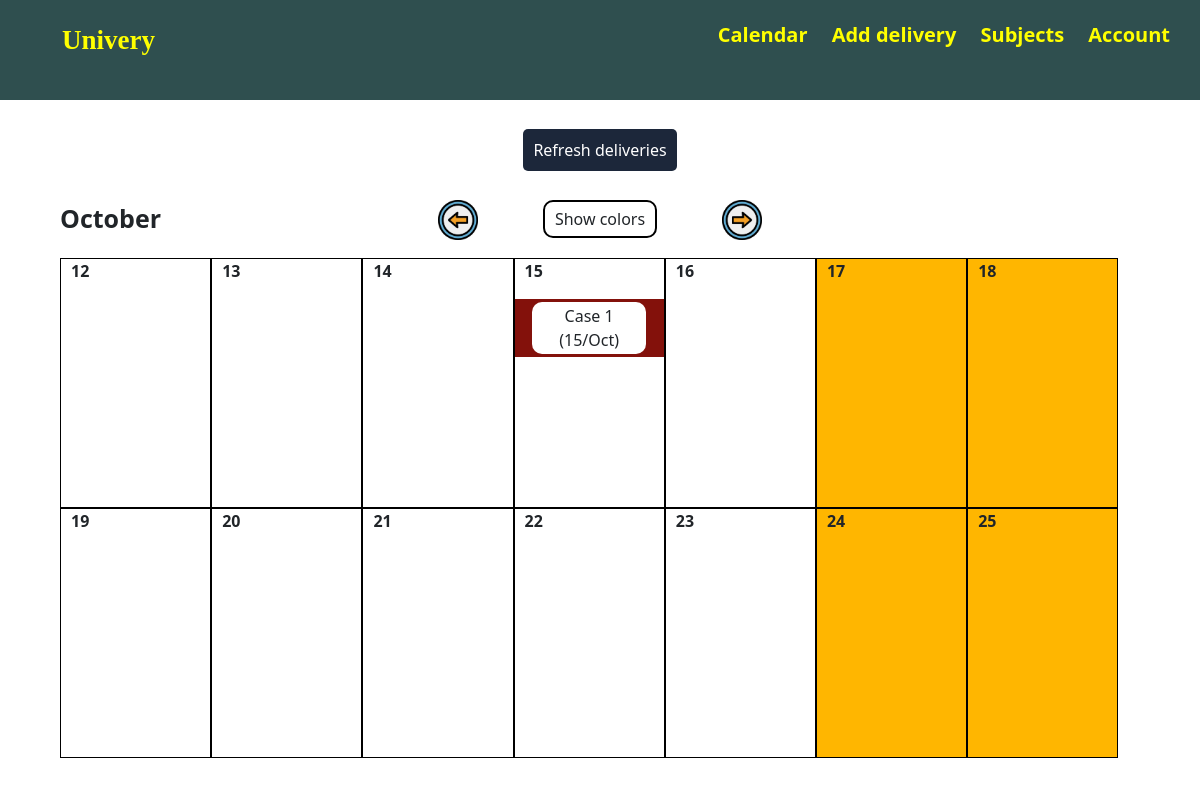
/calendar/1 (signed in), run on an earlier commit of the app's database.
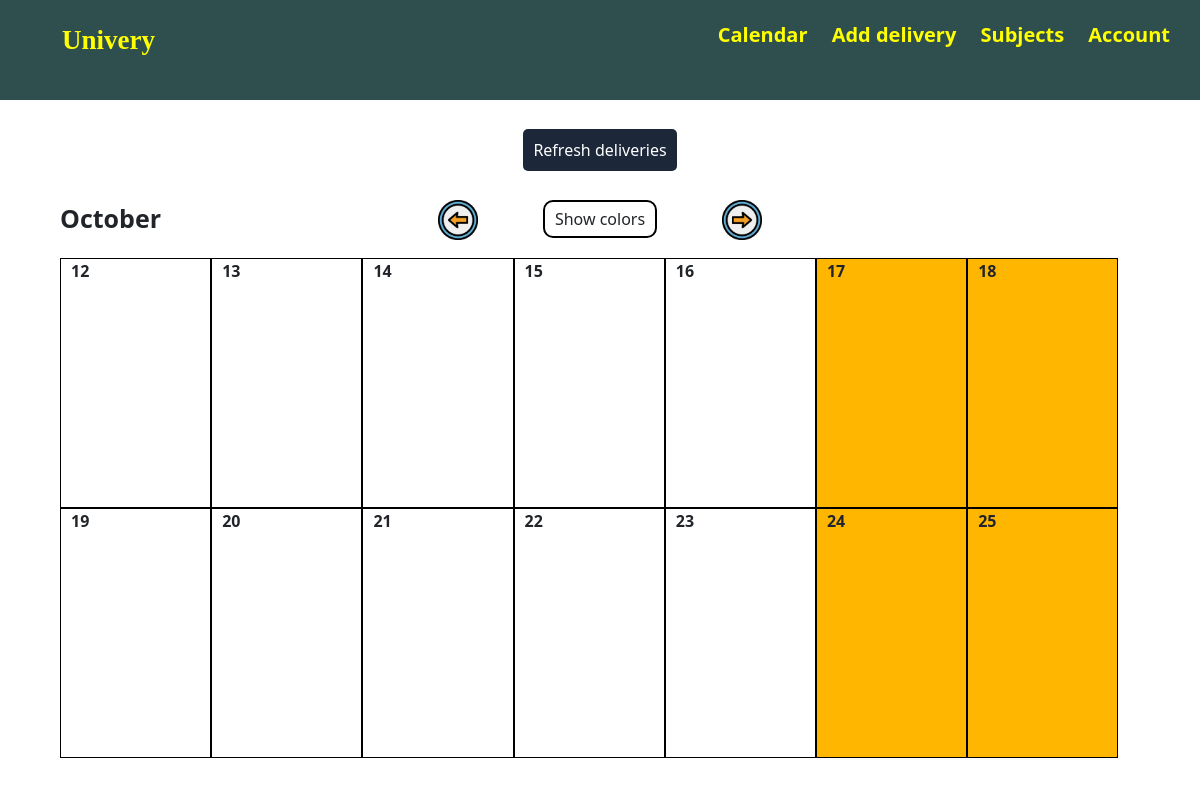
And on a later commit of the database.
### app/models.py (models this page shows, shortened)
class Delivery(db.Model):
    id = db.Column(db.Integer, primary_key=True)
    name = db.Column(db.String(50), nullable=False)
    description = db.Column(db.String(400))
    toDate = db.Column(db.DateTime, nullable=True)
    toDateStr = db.Column(db.String(20), nullable=True)
    url = db.Column(db.String(300), nullable=True)
    user_id = db.Column(db.Integer, db.ForeignKey('user.id'), nullable=False)
    subject_id = db.Column(db.Integer, db.ForeignKey('subject.id'), nullable=False)
    isDone = db.Column(db.Boolean, nullable=False, default=False)
    isEliminated = db.Column(db.Boolean, nullable=False, default=False)

### app/deliveries/routes.py (the view)
@deliveries.route("/calendar/<int:n>")
@deliveries.route("/calendar")
@login_required
def calendar(n=0):
    days, month = get_days(14, n)
    return render_template('delivery/calendar.html', title="Calendar",
        days=days, month=month, view=n)

### app/main/utils.py (called while the page is built)
def day_color(today, iday):
    if iday == today:
        return '#d6ceba'    # Color for today
    elif iday.weekday() > 4:
        return '#ffb600'    # Color for weekend
    elif iday < today:
        return '#000'       # Color for past
    else:
        return '#fff'       # Color for future

### app/models.py (called while the page is built)
@login_manager.user_loader
def load_user(user_id):
    return User.query.get(int(user_id))

### app/templates/delivery/calendar.html
{% extends "home.html" %}
{% block deliveries %}
<div class="calendar">
    <p class="month-name">{{month}}</p>
    <div class="colors-calendar">
        {% if view > 0 %}
        <a style="float: left;" href="{{url_for('deliveries.calendar', n=view-1)}}">
            <img width="40px" height="40px" src="/static/web_pics/prev.png" alt=""></a>
        {% endif %}
        <a style="float: right;" href="{{url_for('deliveries.calendar', n=view+1)}}">
            <img width="40px" height="40px" src="/static/web_pics/next.png" alt=""></a>
        <p class="colors-calendar-content" id="colors-btn">Show colors</p>
    </div>
    {% for day in days %}
    <div class="day" style="background-color: {{day['color']}};">
        <p class="day-corner">{{day['day']}}</p>
        {% for delivery, subject in day['deliveries'] %}
        <div class="day-element" onclick="openPopup([
                    '{{delivery.name}}',
                    '{{delivery.description}}',
                    '{{delivery.toDate}}',
                    '{{delivery.url}}',
                    'Done',
                    '{{subject.name}}',
                    '{{subject.id}}',
                    '{{delivery.id}}'
                    ], '{{request.endpoint}}')" style="
                        background-color: {{subject.color}};
                        border:3px solid {{subject.color}};">
            <p class="day-element-name">{{delivery.name}}</p>
        </div>
        {% endfor %}
    </div>
    {% endfor %}
</div>
{% endblock deliveries %}

### app/templates/home.html (shortened to what this page needs)
{% extends "base.html" %}
{% block content %}
<div class="home">
    <div class="waiting-loading">
        <div id="waiting" class="refresh-box">
            <p><a id="refresh-text" href="{{ url_for('deliveries.update_deliveries', next=request.endpoint) }}">Refresh deliveries</a></p>
        </div>
    </div>
    {% block deliveries %}{% endblock deliveries %}
</div>
{% endblock content %}

### app/templates/base.html (shortened to what this page needs)
<html lang="en">
<head>
    <link rel="stylesheet" type="text/css" href="/static/style.css">
    <link href="https://cdn.jsdelivr.net/npm/bootstrap@5.0.0-beta1/dist/css/bootstrap.min.css" rel="stylesheet">
</head>
<body>
    <header class="secondary-header">
        <div class="mycontainer left">
            <ul>
                <li><a id="logo" class="link" href="{{ url_for('main.home') }}">Univery</a></li>
            </ul>
        </div>
        <div class="mycontainer right">
            <ul>
                {% if current_user.is_authenticated %}
                <li><a class="link" href="{{ url_for('deliveries.calendar') }}">Calendar</a></li>
                <li><a class="link" href="{{ url_for('deliveries.add_delivery', next=request.endpoint) }}">Add delivery</a></li>
                <li><a class="link" href="{{ url_for('subjects.subjects_page') }}">Subjects</a></li>
                <li><a class="link" href="{{ url_for('users.account') }}">Account</a></li>
                {% else %}
                <li><a class="link" href="{{ url_for('users.login') }}">Login</a></li>
                <li><a class="link" href="{{ url_for('users.register') }}">Register</a></li>
                {% endif %}
            </ul>
        </div>
    </header>
    {% block content %}{% endblock %}
</body>
</html>
</html>

### app/static/style.css (style rules this page uses)
* { margin: 0; padding: 0; box-sizing: border-box; }
#logo { font-size: 27px; font-family: 'Lucida Sans'; }
.secondary-header { height: 100px; width: 100%; background-color: darkslategrey; }
.secondary-header ul { list-style: none; }
.secondary-header ul li { display: inline-block; margin: 0 10px; }
.link { text-decoration: none; color: yellow; font-weight: bold; font-size: 20px; }
.mycontainer { width: fit-content; margin: 20px; }
.right { float: right; }
.left { float: left; }
.home { width: 100%; }
.refresh-box { height: 100px; text-align: center; line-height: 100px; vertical-align: middle; }
#refresh-text { background-color: #1c273a; padding: 10px; border-radius: 5px; text-decoration: none; color: white; }
.calendar { width: max(90%, 700px); margin: 0 auto; }
.day { width: 14%; height: 250px; border: 1px solid black; float: left; }
.colors-calendar { width: 30%; margin: 0 auto; margin-bottom: 20px; }
.colors-calendar-content { border: 2px solid black; border-radius: 10px; cursor: help; padding: 5px 10px; width: fit-content; margin: 0 auto; }
.day-corner { margin-left: 10px; font-weight: bold; }
.month-name { float: left; font-size: 25px; font-weight: bold; }

What changed in the data, as far as the page shows it:
removed Delivery: name "Case 1 (15/Oct)"
